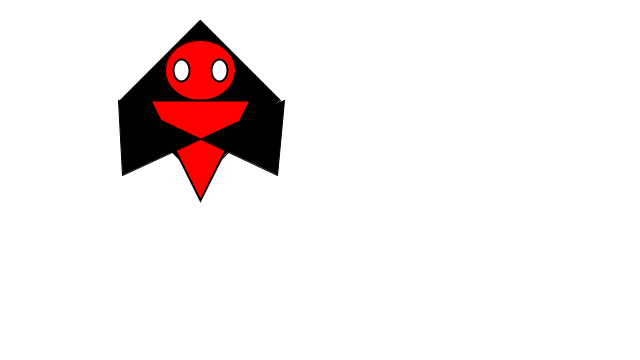
Frame 1 (no input)
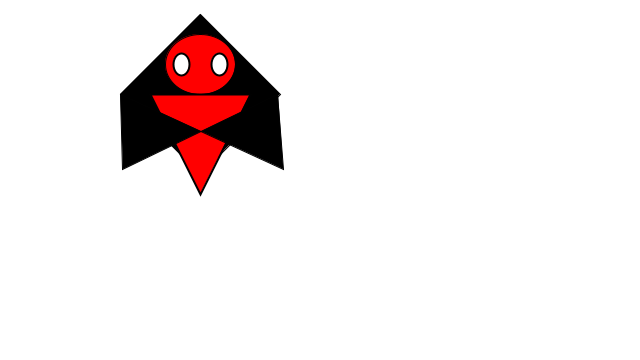
Frame 60 (the mouse pressed at the canvas centre just before this capture)
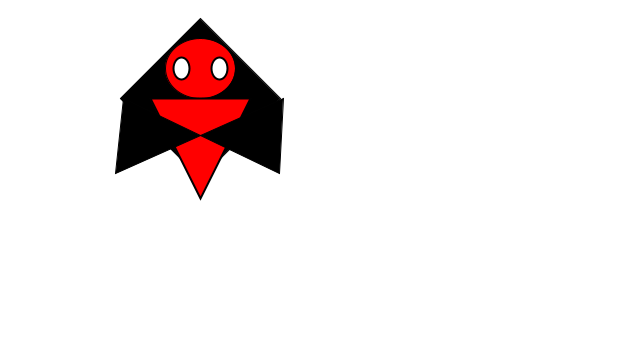
Frame 120 (the mouse held since frame 60 and released just before this capture)

The Processing sketch that drew these frames (run headless with seeded random() and noise(); from frame 60 on, the mouse is pressed at the canvas centre):

// Processing sketch: monster_levitating
// ── monster_levitating.pde

//float x = 200;
float lav = 200;
float speed = 0;
float gravity = 0.3;
void setup() {
  size(640, 360);
}

void draw() {
  background(255);
  fill(175);
  stroke(0);


  ellipseMode(CENTER);
  rectMode(CENTER);

  lav = lav + speed;
  speed = speed+gravity;
  if (lav > 100) {
    speed = speed * -0.95;
    lav = 100;
  }
  translate(200, lav);

  //body
  stroke(0);
  fill(0);
  quad(80, 0, 0, 80, -80, 0, 0, -80);

  //head
  fill(255, 0, 0); 
  ellipse(0, -30, 70, 60);

  //eyes
  fill(255);
  strokeWeight(2);
  ellipse(-19, -30, 16, 22);
  ellipse(19, -30, 16, 22);
  strokeWeight(2);

  //legs
  stroke(1);
  fill(255, 0, 0);
  quad(50, 0, 0, 100, -0, 100, -50, -0);

  //arms
  strokeWeight(1);
  fill(0, 255);
  float w1 = 80;
  float w2 = 80;
  float y1 = 100;
  float y2 = 100;

  strokeWeight(1); 
  if (lav > 50) {
    w1 = random(75, 85);
    y2 = random(75, 85);
    w2 = random(75, 85);
    y1 = random(75, 85);
  }
  println(lav);
  quad(-w1, 0, -y1, 75, w2, 0, y2, 75);//twin blades
}
